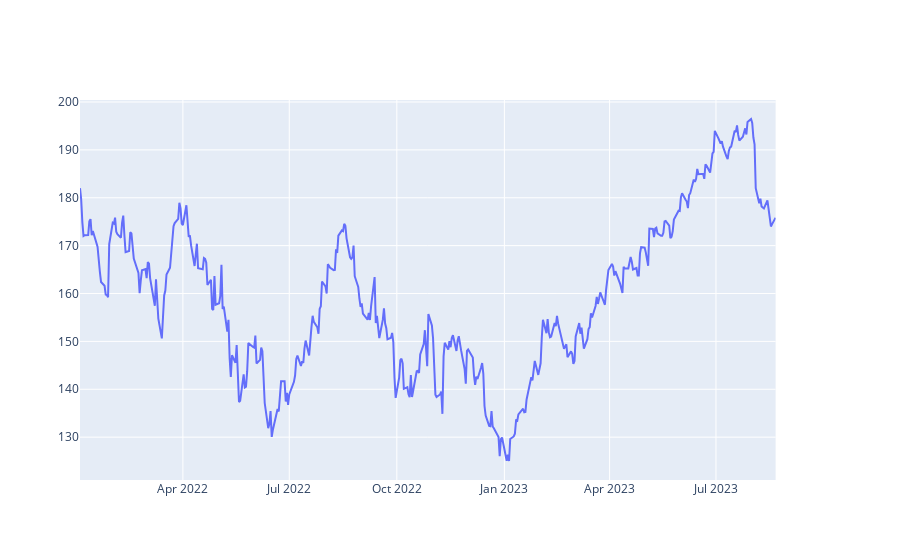

This figure's notebook cell:
### Code cell
fig.add_trace(
    go.Scatter(x=aapl.index, y=aapl.Close, name='Close'),
    secondary_y=False
)

### Figure 1 — Plotly figure (JSON) as saved in the notebook; plotly's stock layout.template omitted (floating-point values rounded to 4 significant figures; data arrays with more than 128 entries replaced by an {"elided": "..."} marker saying what was removed)
{"data": [{"name": "Close", "type": "scatter", "x": {"elided": "410 str values"}, "xaxis": "x", "y": {"elided": "410 float values"}, "yaxis": "y"}], "layout": {"autosize": true, "xaxis": {"anchor": "y", "autorange": true, "domain": [0, 0.94], "range": ["2022-01-03", "2023-08-21"], "type": "date"}, "yaxis": {"anchor": "x", "autorange": true, "domain": [0, 1], "range": [121.1, 200.4], "type": "linear"}, "yaxis2": {"anchor": "x", "overlaying": "y", "side": "right"}}}
